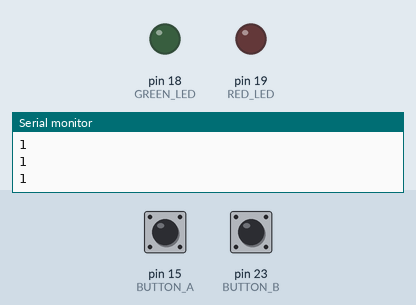
The sketch below on a simulated Arduino Mega 2560, built with avr-gcc and run on an emulated ATmega2560. On the bench: output pins drawn as LEDs (lit = HIGH), the last lines printed to the serial monitor. The inputs (shaded band) are chosen by the test bench; at power-on: pin 23 (BUTTON_B) HIGH, pin 15 (BUTTON_A) HIGH.

Above: at 1.2 s.
1.3 s: pin 23 (BUTTON_B) pulled LOW for 0.15 s
At 1.4 s:
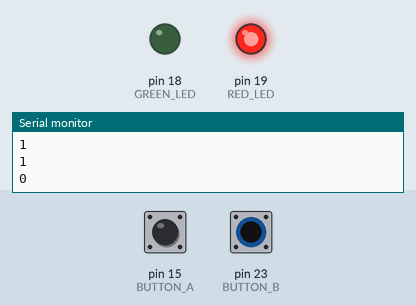
3.0 s: pin 15 (BUTTON_A) pulled LOW for 0.15 s
At 3.1 s:
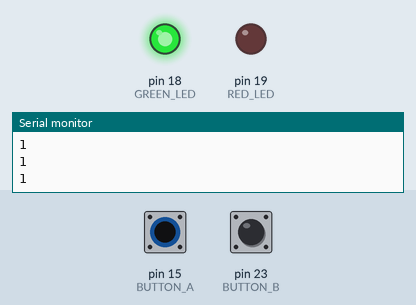
4.7 s: pin 15 (BUTTON_A) pulled LOW for 3.2 s
At 8.8 s:
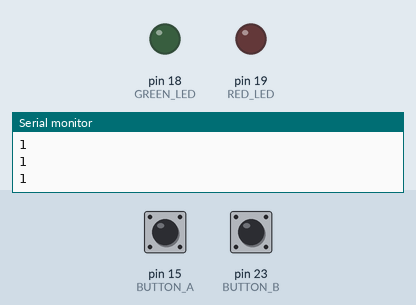
9.4 s: pin 23 (BUTTON_B) pulled LOW for 3.2 s
At 10.0 s:
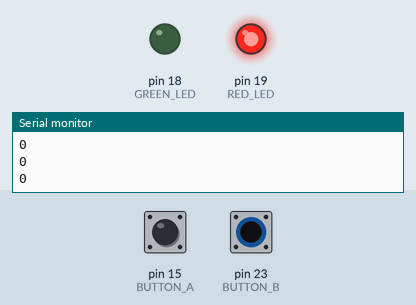
14.1 s: pin 15 (BUTTON_A) driven LOW and pin 23 (BUTTON_B) driven LOW
At 14.9 s:
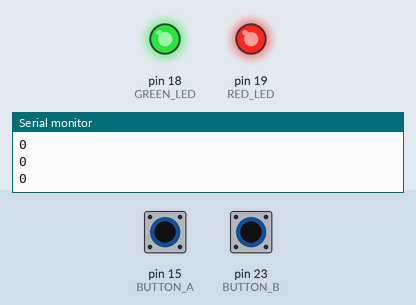
Timing chart, 0 to 16.6 s (numbered marks = the images above; inputs shaded):
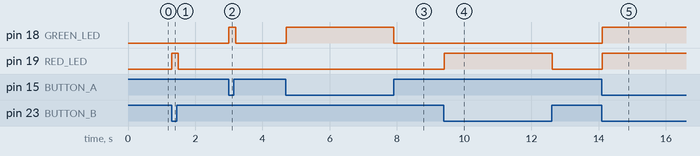

Measured:
- after the input at 1.3 s, pin 19 (RED_LED): LOW → HIGH at once, → LOW 0.20 s later
- after the input at 3.0 s, pin 18 (GREEN_LED): LOW → HIGH at once, → LOW 0.20 s later
- after the input at 4.7 s, pin 18 (GREEN_LED): LOW → HIGH at once, → LOW 3.2 s later
- after the input at 9.4 s, pin 19 (RED_LED): LOW → HIGH at once, → LOW 3.2 s later
- after the input at 14.1 s, pin 18 (GREEN_LED), pin 19 (RED_LED): LOW → HIGH at once

The sketch:

practice_3_read_out.ino
```cpp
// Chapter 2, Practice 3 - Read-out
// E2.5 plus a print of Button B's reading ten times a second.

const int BUTTON_A  = 15;
const int BUTTON_B  = 23;
const int GREEN_LED = 18;
const int RED_LED   = 19;

void setup() {
  Serial.begin(115200);
  pinMode(BUTTON_A, INPUT_PULLUP);
  pinMode(BUTTON_B, INPUT_PULLUP);
  pinMode(GREEN_LED, OUTPUT);
  pinMode(RED_LED, OUTPUT);
}

void loop() {
  digitalWrite(GREEN_LED, !digitalRead(BUTTON_A));
  digitalWrite(RED_LED, !digitalRead(BUTTON_B));
  Serial.println(digitalRead(BUTTON_B));   // 1 = released, 0 = pressed
  delay(100);
}
```
